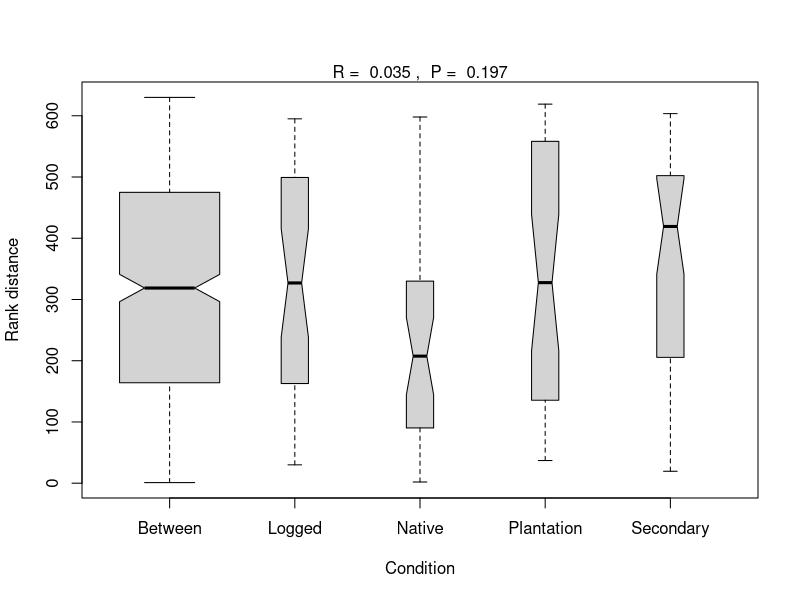
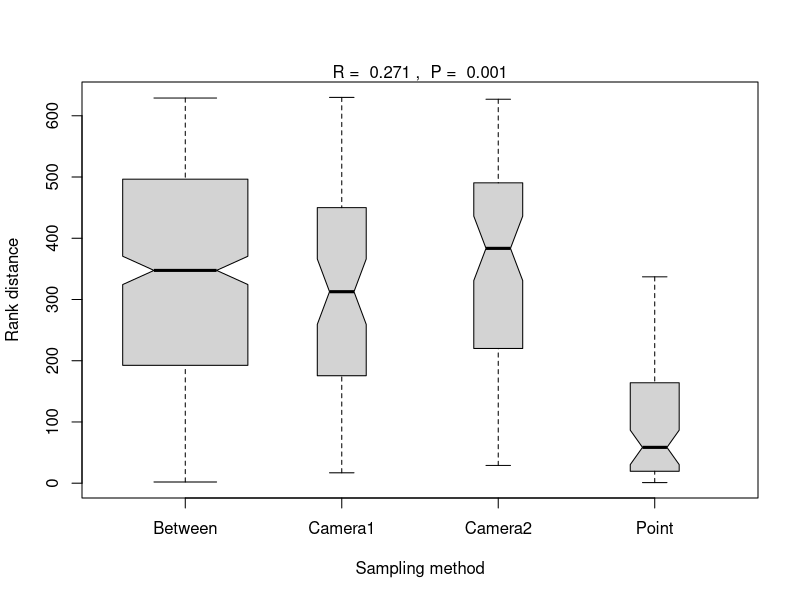

Write R code to recreate these figures, in order.
## ---- chunk 1
knitr::opts_chunk$set(
	echo = TRUE,
	message = FALSE,
	warning = FALSE
)
## ---- chunk 2
library(vegan)

data<-read.table("data/16_bird_data.txt", 
                     header=TRUE, 
                     sep="\t", dec=".", 
                     na.strings="NA")
attach(data)
head(data)
## ---- chunk 3
#Extract the columns with species data in a separate object
birds<-data[,3:22]

#Creating a distance matrix
birdist<-vegdist(birds)

#ANOSIM per habitat
forestbirds<-anosim(birdist, data$Habitat, permutations = 999, distance = "bray")
summary(forestbirds)
plot(forestbirds, xlab="Condition", ylab="Rank distance")
## ---- chunk 4
sampbirds<-anosim(birdist, data$Sample, permutations = 999, distance = "bray")
summary(sampbirds)
plot(sampbirds, xlab="Sampling method", ylab="Rank distance")
## ---- chunk 5
sessionInfo()
